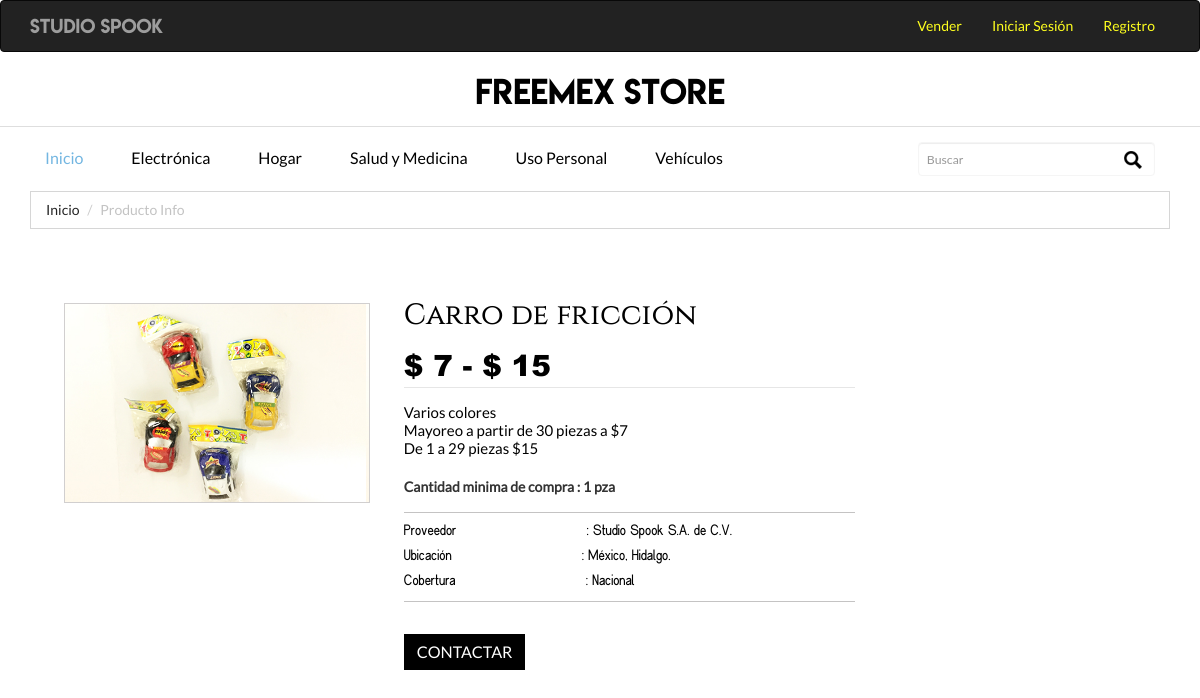
/ecommerce/view/products/show.php?id=2, run on the app's committed database.
### tables this page shows
CREATE TABLE `categoria` (
  `id` int(11) NOT NULL,
  `name` varchar(255) NOT NULL
);

CREATE TABLE `products` (
  `id` int(10) UNSIGNED NOT NULL,
  `user_id` int(10) UNSIGNED NOT NULL,
  `title` varchar(255) NOT NULL,
  `description` text NOT NULL,
  `princing` decimal(9,2) NOT NULL,
  `created_at` timestamp NULL DEFAULT NULL,
  `updated_at` timestamp NULL DEFAULT NULL,
  `extension` varchar(255) DEFAULT NULL,
  `minima` varchar(255) NOT NULL DEFAULT '1',
  `ima` varchar(255) DEFAULT NULL,
  `Tipo_unidad` varchar(255) NOT NULL,
  `princingMax` decimal(9,2) DEFAULT NULL,
  `categoria` varchar(255) NOT NULL,
  `sub` varchar(255) NOT NULL,
  `clas` varchar(255) DEFAULT NULL,
  `t_garantia` varchar(255) DEFAULT NULL,
  `devoluciones` varchar(255) DEFAULT NULL,
  `t_entrega` varchar(255) DEFAULT NULL,
  `envio` varchar(255) DEFAULT NULL,
  `descuento_vol` varchar(255) DEFAULT NULL
);

CREATE TABLE `sellers` (
  `ids` int(10) UNSIGNED NOT NULL,
  `user_id` int(10) UNSIGNED NOT NULL,
  `rsocial` varchar(255) NOT NULL,
  `rfc` varchar(255) DEFAULT NULL,
  `t_empresa` varchar(255) NOT NULL,
  `address` varchar(255) NOT NULL,
  `postal_code` varchar(255) NOT NULL,
  `state` varchar(255) NOT NULL,
  `town` varchar(255) DEFAULT NULL,
  `country` varchar(255) NOT NULL,
  `status` varchar(255) NOT NULL DEFAULT 'Proceso',
  `Vigencia` varchar(255) DEFAULT NULL,
  `f_vencimiento` varchar(255) DEFAULT NULL,
  `cobertura` varchar(255) DEFAULT NULL,
  `consigna` varchar(255) DEFAULT NULL,
  `pagos` varchar(255) DEFAULT NULL,
  `credito` varchar(255) DEFAULT NULL,
  `calidad` varchar(255) DEFAULT NULL,
  `archivo_calidad` varchar(255) DEFAULT NULL,
  `servicio` varchar(255) NOT NULL,
  `quejas` varchar(255) NOT NULL,
  `de` varchar(255) NOT NULL,
  `hasta` varchar(255) NOT NULL,
  `dias` varchar(255) DEFAULT NULL,
  `created_at` timestamp NULL DEFAULT NULL,
  `updated_at` timestamp NULL DEFAULT NULL
);

### ecommerce/view/layouts/menu3.php (the view, shortened to what this page needs)
<?php
include('../../config/db.php');
	$prin="SELECT * FROM categoria ORDER BY name";
$conn=$gbd->prepare($prin);
$conn->execute();
?>
	<div class="header-bottom">
		<div class="container">
			<div class="header">
				<div class="col-md-9 header-left">
				<div class="top-nav">
					<ul class="memenu skyblue">
						<li class="active"><a href="./">Inicio</a></li>
						<?php while($res=$conn->fetch()){ ?>
						<li class="grid"><a href="./?busqueda=<?php echo $res['name']; ?>
							"><?php echo $res['name']; ?></a>
						</li>
						<?php }  ?>
					</ul>
				</div>
			</div>
			<div class="col-md-3 header-right">
             <div class="search-bar">
                <form action="" method="GET" role="search">
                    <input type="text" name="busqueda" class="form-control" placeholder="Buscar" >
                    <input type="submit" class="lupa" value="">
                </form>
              </div>
            </div>
			<div class="clearfix"> </div>
			</div>
		</div>
	</div>

### ecommerce/view/products/show.php (shortened to what this page needs)
<?php
$id=$_GET['id'];
include("../layouts/appup2.php");
include("../layouts/menu3.php");
include('../../database/productshow.php');
include('../../config/db.php');
$sql='SELECT p.*,s.rsocial,s.country,s.state, s.cobertura FROM products as p, sellers as s WHERE s.user_id=p.user_id AND p.id=?';
$conn=$gbd->prepare($sql);
$conn->execute(array($id));
while($row=$conn->fetch(PDO::FETCH_OBJ)){
	$image="image/".$row->id.$row->extension;
	$iduser=$row->user_id;
	$title=$row->title;
	$princing=$row->princing;
	$princingMax=$row->princingMax;
	$description=$row->description;
	$minima=$row->minima;
	$Tipo_unidad=$row->Tipo_unidad;
	$razon=$row->rsocial;
	$ubicacion=$row->country.", ".$row->state.".";
	$cobertura=$row->cobertura;
}
?>
	<div class="breadcrumbs">
		<div class="container">
			<div class="breadcrumbs-main">
				<ol class="breadcrumb">
					<li><a href="../../">Inicio</a></li>
					<li class="active">Producto Info</li>
				</ol>
			</div>
		</div>
	</div>
	<div class="single contact">
		<div class="container">
			<div class="single-main">
				<div class="col-md-9 single-main-left">
				<div class="sngl-top">
					<div class="col-md-5 single-top-left">
						<div class="flexslider">
							  <ul class="slides">
								<li data-thumb="image/<?php echo $image; ?>">
									<div class="thumb-image"> <img src="<?php echo $image; ?>" data-imagezoom="true" class="img-responsive" alt=""/> </div>
								</li>
							  </ul>
						</div>
						<link rel="stylesheet" href="../../css/flexslider.css" type="text/css" media="screen" />
					</div>
					<div class="col-md-7 single-top-right">
						<div class="single-para simpleCart_shelfItem">
						<h2><?php echo  $title; ?></h2>
							<h5 class="item_price" style="font-family: 'arial-black';">$ <?php echo number_format($princing); if($princingMax != ''){
							echo " - $ ".number_format($princingMax);
						}?></h5>
							<p style="line-height:normal;"><?php echo $description; ?></p>
							<div class="clearfix"> </div><br>
							<label>Cantidad minima de compra <?php echo ": ".$minima." ".$Tipo_unidad; ?></label>
							<ul class="tag-men">
								<li><span>Proveedor</span>
								<span class="women1">: <?php echo $razon; ?></span></li>
								<li><span>Ubicación</span>
								<span class="women1"> : <?php echo $ubicacion; ?></span></li>
								<li><span>Cobertura</span>
								<span class="women1">: <?php echo $cobertura; ?></span></li>
							</ul>
								<a href="../contact?seller=<?php echo $iduser; ?>&id=<?php echo $id; ?>" class="add-cart item_add">CONTACTAR</a>
						</div>
					</div>
					<div class="clearfix"> </div>
				</div>
			</div>
				<div class="clearfix"> </div>
			</div>
		</div>
	</div>
</body>
</html>

### ecommerce/css/style2.css (style rules this page uses)
body { background:#fff; font-family: 'Lato-Regular'; }
body a { transition: 0.5s all; -webkit-transition: 0.5s all; -o-transition: 0.5s all; -moz-transition: 0.5s all; -ms-transition: 0.5s all; }
.search-bar input[type="text"] { width: 100%; padding: 8px 45px 8px 8px; border: 1px solid #F5F5F5; background: none; outline: none; -webkit-appearance: none; color: rgba(0, 0, 0, 0.74); font-size: 0.875em; font-family: 'Lato', sans-serif; position: relative; }
.search-bar .lupa { background: url(../image/search.png)no-repeat 0px 0px; outline: none; -webkit-appearance: none; border: 0; display: inline-block; vertical-align: -webkit-baseline-middle; position: absolute; width: 18px; height: 18px; top: 9px; right: 10%; }
.search-bar { width: 93%; float: right; }
.item_add { color: #fff; border:none; }
.header-bottom { padding: 18px 0px; }
.single { padding: 3em 0; }
.breadcrumbs-main { border: 1px solid #D6D6D6; }
.breadcrumb { background: none; margin: 0; }
.breadcrumb > li { display: inline-block; }
.breadcrumb > .active { color: #C3C3C3; }
.breadcrumb li a { color: #242424; }
.contact { padding:6em 0px; }
.single-para h2 { font-size: 2.2em; color: #000; margin: 0 0 0 0; font-family: 'Constantine'; }
.single-para h5 { color: #000; font-size: 2.3em; border-bottom: 1px solid #E6E6E6; margin: 0; padding: 17px 0 6px 0; }
.single-para p { font-size: 15px; color: #000; line-height: 1.8em; margin: 1em 0 0 0; }
ul.tag-men { padding: 0.3em 0; border-top: 1px solid #C4C3C3; border-bottom: 1px solid #C4C3C3; margin: 10px 0 0 0; }
ul.tag-men li { list-style: none; color: #000; margin: 5px 0; font-weight: 300; font-size: 1em; font-family: 'Cerbetica'; }
ul.tag-men li span.women1 { margin-left: 9em; }
a.add-cart { text-decoration: none; color: #fff; background: #000; padding: 0.4em 0.8em; font-size: 1.15em; text-transform: uppercase; margin-top: 2em; display: inline-block; }
.thumb-image { width: 305px; }
.thumb-image > img { width: 100%; }
ul { padding: 0; list-style: none; }
@media (max-width:1280px) { .single-para h2 { font-size: 2.1em; } }
@media (max-width:1280px) { .single-para h5 { font-size: 2.1em; } }
@media (max-width:1280px) { .contact,.pages,.account,.register,.ckeckout,.prdt { padding: 5em 0px; } }
@media (max-width:1280px) { .header-bottom { padding: 15px 0px; } }

### ecommerce/css/memenu.css (style rules this page uses)
.memenu { margin: 5px 0 0 0; padding: 0; width: 100%; list-style: none; display: inline-block; position: relative; font-size: 15px; }
.memenu li { display:inline-block; }
.memenu>li>a { float: left; padding-right: 45px; color: #000; font-size: 16px; text-decoration: none; transition: color .4s ease-in-out; -moz-transition: color .4s ease-in-out; -webkit-transition: color .4s ease-in-out; -o-transition: color .4s ease-in-out; }
.skyblue li>a,.skyblue>li.showhide span { color:#000; }
.skyblue>li:hover>a,.skyblue>li.active>a,.skyblue .dropdown li:hover>a { color:#73B6E1; }

### ecommerce/css/flexslider.css (style rules this page uses)
.slides, .slides > li, .flex-control-nav, .flex-direction-nav { margin: 0; padding: 0; list-style: none; }
.flexslider { margin: 0; padding: 0; }
.flexslider .slides > li { display: none; -webkit-backface-visibility: hidden; }
.flexslider .slides img { width: 100%; display: block; }
.flexslider .slides:after { content: "\0020"; display: block; clear: both; visibility: hidden; line-height: 0; height: 0; }
.flexslider { margin: 0 0 10px; background: #ffffff; border: 4px solid #ffffff; position: relative; zoom: 1; -webkit-border-radius: 4px; -moz-border-radius: 4px; border-radius: 4px; -webkit-box-shadow: '' 0 1px 4px rgba(0, 0, 0, 0.2); -moz-box-shadow: '' 0 1px 4px rgba(0, 0, 0, 0.2); -o-box-shadow: '' 0 1px 4px rgba(0, 0, 0, 0.2); box-shadow: '' 0 1px 4px rgba(0, 0, 0, 0.2); }
.flexslider .slides { zoom: 1; }
.flexslider .slides img { height: auto; }
li.clone { width: 303px!important; }

### data on the page
categoria: name "Electrónica"
categoria: name "Hogar"
categoria: name "Salud y Medicina"
categoria: name "Uso Personal"
categoria: name "Vehículos"
products: id+extension (picture), title "Carro de fricción", princing "7", princingMax "15", description "Varios colores Mayoreo a partir de 30 piezas a $7 De 1 a 29 piezas $15", minima "1", Tipo_unidad "pza", sellers.rsocial "Studio Spook S.A. de C.V.", sellers.country+state "México, Hidalgo.", sellers.cobertura "Nacional"
